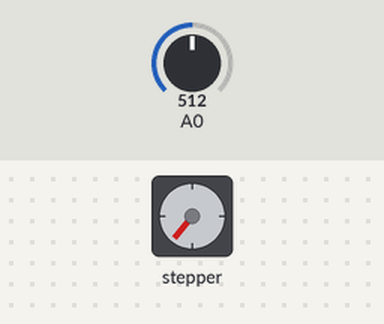
Bench run of a sketch on a simulated Arduino Uno, built with avr-gcc and run on an emulated ATmega328P. Parts: stepper motor. Inputs (shaded band) come from the test bench; at power-on: A0 = 512. Stepper angles assume 200 steps per turn.

Above: at 1.2 s.
1.3 s: A0 set to 390
At 1.65 s:
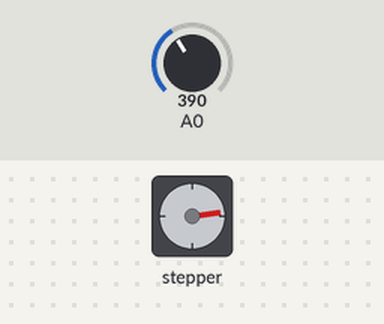
4.3 s: A0 set to 0
At 4.3 s:
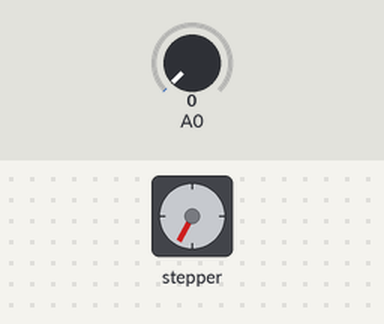
5.8 s: A0 set to 4
At 7.75 s:
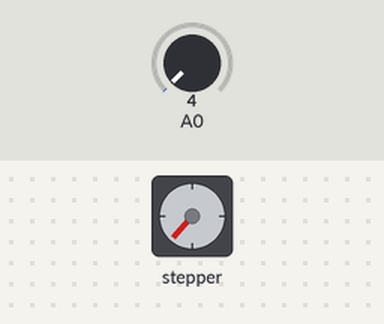
8.8 s: A0 set to 122
14.8 s: A0 set to 511
Timing chart, 0 to 18.8 s (numbered marks = the images above; inputs shaded):
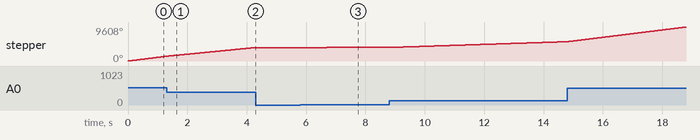

The sketch:

knitting_speed_control.ino
```cpp
/*

Knitting Machine motor control
Upload this sketch to an arduino and use it to change the speed
of the a stepper motor.
The circular knitting machine modified for Textile Academy 2017 by Saverio Silli in Shanghai
use a Shanghaino board and a simple stepper driver shield with a potentiometer.

The motor is attached to digital pins 8 - 9 of the Arduino.
A potentiometer is connected to analog input 0.

 "The motor will rotate in a clockwise direction. The higher the potentiometer value,
 the faster the motor speed. Because setSpeed() sets the delay between steps,
 you may notice the motor is less responsive to changes in the sensor value at
 low speeds."

 Based on:

 Stepper Motor Control - speed control

 Created 30 Nov. 2009
 Modified 28 Oct 2010
 by Tom Igoe

 */

#include <Stepper.h>

const int stepsPerRevolution = 200;  // change this to fit the number of steps per revolution
// for your motor
const int maxspeed = 400; //maximum speed of the motor

// initialize the stepper library on pins 8 through 11:
Stepper myStepper(stepsPerRevolution, 8, 9, 10, 11);

int stepCount = 0;  // number of steps the motor has taken

void setup() {
  // nothing to do inside the setup
}

void loop() {
  // read the sensor value:
  int sensorReading = analogRead(A0);
  // map it to a range from 0 to maxspeed (you can increase the maximum speed):
  int motorSpeed = map(sensorReading, 0, 1023, 0, maxspeed);
  // set the motor speed:
  if (motorSpeed > 0) {
    myStepper.setSpeed(motorSpeed);
    // step 1/100 of a revolution:
    myStepper.step(stepsPerRevolution / 100);
  }
}
```

Measured:
- the behaviour switches between 2 and 3 on A0 (found by bisection; images 2 and 3)
- after the input at 4.3 s, stepper: stops changing and stays 3808°
- after the input at 5.8 s, stepper: keeps turning clockwise at about 7°/s, starting at once
